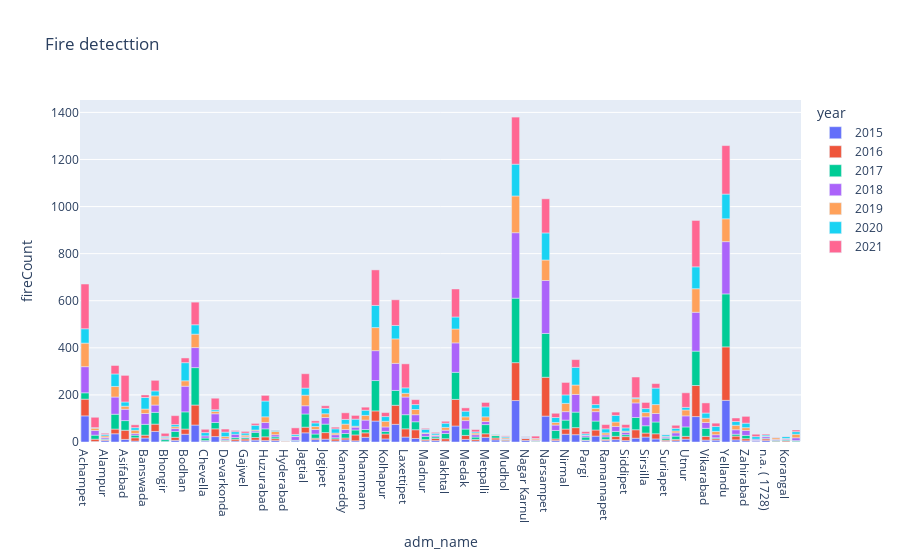

Notebook cell for this chart:
### Code cell
import plotly.express as px


fig = px.bar(df, x="adm_name", y="fireCount", color="year", title="Fire detecttion")
fig.show()

### Figure 1 — Plotly figure (JSON) as saved in the notebook; plotly's stock layout.template omitted (floating-point values rounded to 4 significant figures)
{"data": [{"alignmentgroup": "True", "hovertemplate": "year=2015<br>adm_name=%{x}<br>fireCount=%{y}<extra></extra>", "legendgroup": "2015", "marker": {"color": "#636efa", "pattern": {"shape": ""}}, "name": "2015", "offsetgroup": "2015", "orientation": "v", "showlegend": true, "textposition": "auto", "type": "bar", "x": ["Achampet", "Adilabad", "Alampur", "Armur", "Asifabad", "Atamkur", "Banswada", "Bhadrachalam", "Bhongir", "Boath", "Bodhan", "Borgampad", "Chevella", "Chinnur", "Devarkonda", "Farooq Nagar", "Gajwel", "Hanmakonda", "Huzurabad", "Huzurnagar", "Hyderabad", "Ibrahimpatan", "Jagtial", "Jangaon", "Jogipet", "Kalwakurti", "Kamareddy", "Karimnagar", "Khammam", "Khanapur", "Kolhapur", "Kottagudem", "Laxettipet", "Madhira", "Madnur", "Mahbubnagar", "Makhtal", "Manthani", "Medak", "Medchal", "Metpalli", "Mirialguda", "Mudhol", "Mulug", "Nagar Karnul", "Narayankher", "Narsampet", "Narsapur", "Nirmal", "Nizamabad", "Pargi", "Parkal", "Ramannapet", "Sangareddi", "Siddipet", "Sirpur", "Sirsilla", "Sultanabad", "Suriapet", "Tandur", "Utnur", "Venkatapuram", "Vikarabad", "Wanparthy", "Yellandu", "Yellareddi", "Zahirabad", "n.a. ( 1711)", "n.a. ( 1728)"], "xaxis": "x", "y": [111, 2, 6, 35, 11, 4, 17, 45, 1, 7, 33, 72, 4, 23, 2, 4, 5, 8, 6, 6, 1, 4, 39, 10, 12, 4, 9, 5, 20, 89, 13, 75, 21, 15, 5, 6, 3, 68, 11, 4, 20, 9, 4, 176, 7, 1, 110, 6, 33, 31, 6, 25, 6, 10, 6, 16, 21, 13, 3, 5, 12, 108, 8, 8, 177, 9, 5, 4, 6], "yaxis": "y"}, {"alignmentgroup": "True", "hovertemplate": "year=2016<br>adm_name=%{x}<br>fireCount=%{y}<extra></extra>", "legendgroup": "2016", "marker": {"color": "#EF553B", "pattern": {"shape": ""}}, "name": "2016", "offsetgroup": "2016", "orientation": "v", "showlegend": true, "textposition": "auto", "type": "bar", "x": ["Achampet", "Adilabad", "Alampur", "Armur", "Asifabad", "Atamkur", "Banswada", "Bhadrachalam", "Bhongir", "Boath", "Bodhan", "Borgampad", "Chevella", "Chinnur", "Devarkonda", "Farooq Nagar", "Gadwal", "Gajwel", "Hanmakonda", "Huzurabad", "Huzurnagar", "Hyderabad", "Jagtial", "Jangaon", "Jogipet", "Kalwakurti", "Kamareddy", "Karimnagar", "Khammam", "Khanapur", "Kolhapur", "Korangal", "Kottagudem", "Laxettipet", "Madhira", "Madnur", "Mahbubnagar", "Makhtal", "Manthani", "Medak", "Medchal", "Metpalli", "Mirialguda", "Mudhol", "Mulug", "Nagar Karnul", "Nalgonda", "Narayankher", "Narsampet", "Narsapur", "Nirmal", "Nizamabad", "Pargi", "Parkal", "Ramannapet", "Sangareddi", "Siddipet", "Sirpur", "Sirsilla", "Sultanabad", "Suriapet", "Tandur", "Utnur", "Venkatapuram", "Vikarabad", "Wanparthy", "Yellandu", "Yellareddi", "Zahirabad", "n.a. ( 1711)", "n.a. ( 1728)"], "xaxis": "x", "y": [71, 10, 4, 20, 39, 14, 12, 31, 1, 13, 22, 85, 2, 33, 3, 8, 3, 8, 11, 16, 8, 2, 24, 6, 28, 9, 8, 25, 19, 43, 21, 4, 81, 35, 37, 5, 9, 11, 113, 17, 7, 15, 8, 4, 161, 8, 2, 2, 165, 7, 22, 30, 2, 26, 5, 14, 17, 36, 17, 22, 5, 6, 12, 132, 16, 6, 227, 16, 9, 2, 7], "yaxis": "y"}, {"alignmentgroup": "True", "hovertemplate": "year=2017<br>adm_name=%{x}<br>fireCount=%{y}<extra></extra>", "legendgroup": "2017", "marker": {"color": "#00cc96", "pattern": {"shape": ""}}, "name": "2017", "offsetgroup": "2017", "orientation": "v", "showlegend": true, "textposition": "auto", "type": "bar", "x": ["Achampet", "Adilabad", "Alampur", "Armur", "Asifabad", "Atamkur", "Banswada", "Bhadrachalam", "Bhongir", "Boath", "Bodhan", "Borgampad", "Chevella", "Chinnur", "Devarkonda", "Farooq Nagar", "Gadwal", "Gajwel", "Hanmakonda", "Huzurabad", "Huzurnagar", "Ibrahimpatan", "Jagtial", "Jangaon", "Jogipet", "Kalwakurti", "Kamareddy", "Karimnagar", "Khammam", "Khanapur", "Kolhapur", "Korangal", "Kottagudem", "Laxettipet", "Madhira", "Madnur", "Mahbubnagar", "Makhtal", "Manthani", "Medak", "Medchal", "Metpalli", "Mirialguda", "Mudhol", "Mulug", "Nagar Karnul", "Nalgonda", "Narayankher", "Narsampet", "Narsapur", "Nirmal", "Nizamabad", "Pargi", "Parkal", "Ramannapet", "Sangareddi", "Siddipet", "Sirpur", "Sirsilla", "Sultanabad", "Suriapet", "Tandur", "Utnur", "Venkatapuram", "Vikarabad", "Wanparthy", "Yellandu", "Yellareddi", "Zahirabad", "n.a. ( 1711)", "n.a. ( 1728)"], "xaxis": "x", "y": [27, 17, 3, 63, 41, 11, 46, 50, 8, 25, 73, 159, 11, 27, 3, 7, 4, 6, 22, 34, 8, 3, 56, 18, 36, 5, 19, 21, 14, 129, 11, 4, 63, 60, 34, 14, 7, 22, 115, 27, 10, 39, 10, 3, 274, 1, 4, 2, 186, 36, 38, 66, 13, 38, 11, 21, 8, 52, 31, 50, 8, 14, 40, 146, 34, 4, 225, 8, 14, 1, 3], "yaxis": "y"}, {"alignmentgroup": "True", "hovertemplate": "year=2018<br>adm_name=%{x}<br>fireCount=%{y}<extra></extra>", "legendgroup": "2018", "marker": {"color": "#ab63fa", "pattern": {"shape": ""}}, "name": "2018", "offsetgroup": "2018", "orientation": "v", "showlegend": true, "textposition": "auto", "type": "bar", "x": ["Achampet", "Adilabad", "Alampur", "Armur", "Asifabad", "Atamkur", "Banswada", "Bhadrachalam", "Bhongir", "Boath", "Bodhan", "Borgampad", "Chevella", "Chinnur", "Devarkonda", "Farooq Nagar", "Gadwal", "Gajwel", "Hanmakonda", "Huzurabad", "Huzurnagar", "Ibrahimpatan", "Jagtial", "Jangaon", "Jogipet", "Kalwakurti", "Kamareddy", "Karimnagar", "Khammam", "Khanapur", "Kolhapur", "Korangal", "Kottagudem", "Laxettipet", "Madhira", "Madnur", "Mahbubnagar", "Makhtal", "Manthani", "Medak", "Medchal", "Metpalli", "Mirialguda", "Mudhol", "Mulug", "Nagar Karnul", "Nalgonda", "Narayankher", "Narsampet", "Narsapur", "Nirmal", "Nizamabad", "Pargi", "Parkal", "Ramannapet", "Sangareddi", "Siddipet", "Sirpur", "Sirsilla", "Sultanabad", "Suriapet", "Tandur", "Utnur", "Venkatapuram", "Vikarabad", "Wanparthy", "Yellandu", "Yellareddi", "Zahirabad", "n.a. ( 1711)", "n.a. ( 1728)"], "xaxis": "x", "y": [111, 20, 6, 73, 48, 7, 46, 31, 5, 12, 109, 85, 9, 37, 6, 14, 4, 3, 6, 27, 9, 16, 35, 19, 28, 13, 17, 12, 40, 127, 19, 4, 115, 75, 30, 12, 6, 14, 125, 36, 10, 13, 1, 2, 278, 4, 12, 3, 225, 23, 36, 75, 6, 40, 8, 21, 10, 62, 38, 36, 5, 14, 47, 165, 25, 13, 222, 19, 21, 5, 7], "yaxis": "y"}, {"alignmentgroup": "True", "hovertemplate": "year=2019<br>adm_name=%{x}<br>fireCount=%{y}<extra></extra>", "legendgroup": "2019", "marker": {"color": "#FFA15A", "pattern": {"shape": ""}}, "name": "2019", "offsetgroup": "2019", "orientation": "v", "showlegend": true, "textposition": "auto", "type": "bar", "x": ["Achampet", "Adilabad", "Alampur", "Armur", "Asifabad", "Atamkur", "Banswada", "Bhadrachalam", "Bhongir", "Boath", "Bodhan", "Borgampad", "Chinnur", "Devarkonda", "Gadwal", "Gajwel", "Hanmakonda", "Huzurabad", "Huzurnagar", "Hyderabad", "Ibrahimpatan", "Jagtial", "Jangaon", "Jogipet", "Kalwakurti", "Kamareddy", "Karimnagar", "Khammam", "Khanapur", "Kolhapur", "Korangal", "Kottagudem", "Laxettipet", "Madhira", "Madnur", "Mahbubnagar", "Makhtal", "Manthani", "Medak", "Medchal", "Metpalli", "Mirialguda", "Mudhol", "Mulug", "Nagar Karnul", "Nalgonda", "Narayankher", "Narsampet", "Narsapur", "Nirmal", "Nizamabad", "Pargi", "Parkal", "Ramannapet", "Sangareddi", "Siddipet", "Sirpur", "Sirsilla", "Sultanabad", "Suriapet", "Tandur", "Utnur", "Venkatapuram", "Vikarabad", "Wanparthy", "Yellandu", "Yellareddi", "Zahirabad", "n.a. ( 1728)"], "xaxis": "x", "y": [100, 10, 7, 45, 13, 14, 19, 39, 4, 8, 23, 57, 10, 9, 7, 7, 4, 24, 14, 1, 2, 45, 13, 16, 7, 23, 4, 20, 98, 24, 3, 104, 16, 22, 3, 2, 12, 59, 16, 7, 20, 3, 5, 156, 1, 15, 5, 87, 11, 35, 40, 2, 14, 9, 19, 5, 18, 18, 38, 3, 8, 25, 100, 18, 14, 97, 19, 12, 2], "yaxis": "y"}, {"alignmentgroup": "True", "hovertemplate": "year=2020<br>adm_name=%{x}<br>fireCount=%{y}<extra></extra>", "legendgroup": "2020", "marker": {"color": "#19d3f3", "pattern": {"shape": ""}}, "name": "2020", "offsetgroup": "2020", "orientation": "v", "showlegend": true, "textposition": "auto", "type": "bar", "x": ["Achampet", "Adilabad", "Alampur", "Armur", "Asifabad", "Atamkur", "Banswada", "Bhadrachalam", "Bhongir", "Boath", "Bodhan", "Borgampad", "Chevella", "Chinnur", "Devarkonda", "Farooq Nagar", "Gadwal", "Gajwel", "Hanmakonda", "Huzurabad", "Huzurnagar", "Ibrahimpatan", "Jagtial", "Jangaon", "Jogipet", "Kalwakurti", "Kamareddy", "Karimnagar", "Khammam", "Khanapur", "Kolhapur", "Korangal", "Kottagudem", "Laxettipet", "Madhira", "Madnur", "Mahbubnagar", "Makhtal", "Manthani", "Medak", "Medchal", "Metpalli", "Mirialguda", "Mudhol", "Mulug", "Nagar Karnul", "Nalgonda", "Narayankher", "Narsampet", "Narsapur", "Nirmal", "Nizamabad", "Pargi", "Parkal", "Ramannapet", "Sangareddi", "Siddipet", "Sirpur", "Sirsilla", "Sultanabad", "Suriapet", "Tandur", "Utnur", "Venkatapuram", "Vikarabad", "Wanparthy", "Yellandu", "Yellareddi", "Zahirabad", "n.a. ( 1711)", "n.a. ( 1728)"], "xaxis": "x", "y": [61, 2, 6, 53, 18, 11, 49, 21, 5, 9, 77, 40, 14, 7, 19, 11, 2, 9, 20, 67, 5, 7, 30, 15, 23, 18, 20, 30, 22, 94, 20, 8, 57, 23, 21, 15, 7, 18, 51, 24, 5, 42, 2, 5, 135, 3, 11, 2, 115, 21, 36, 75, 6, 16, 17, 28, 14, 4, 17, 70, 7, 11, 11, 93, 22, 21, 105, 16, 19, 11, 5], "yaxis": "y"}, {"alignmentgroup": "True", "hovertemplate": "year=2021<br>adm_name=%{x}<br>fireCount=%{y}<extra></extra>", "legendgroup": "2021", "marker": {"color": "#FF6692", "pattern": {"shape": ""}}, "name": "2021", "offsetgroup": "2021", "orientation": "v", "showlegend": true, "textposition": "auto", "type": "bar", "x": ["Achampet", "Adilabad", "Alampur", "Armur", "Asifabad", "Atamkur", "Banswada", "Bhadrachalam", "Bhongir", "Boath", "Bodhan", "Borgampad", "Chevella", "Chinnur", "Devarkonda", "Farooq Nagar", "Gadwal", "Gajwel", "Hanmakonda", "Huzurabad", "Huzurnagar", "Ibrahimpatan", "Jagtial", "Jangaon", "Jogipet", "Kalwakurti", "Kamareddy", "Karimnagar", "Khammam", "Khanapur", "Kolhapur", "Korangal", "Kottagudem", "Laxettipet", "Madhira", "Madnur", "Mahbubnagar", "Makhtal", "Manthani", "Medak", "Medchal", "Metpalli", "Mudhol", "Mulug", "Nagar Karnul", "Nalgonda", "Narayankher", "Narsampet", "Narsapur", "Nirmal", "Nizamabad", "Pargi", "Parkal", "Ramannapet", "Sangareddi", "Siddipet", "Sirpur", "Sirsilla", "Sultanabad", "Suriapet", "Tandur", "Utnur", "Venkatapuram", "Vikarabad", "Wanparthy", "Yellandu", "Yellareddi", "Zahirabad", "n.a. ( 1711)", "n.a. ( 1728)"], "xaxis": "x", "y": [190, 44, 5, 36, 113, 12, 11, 45, 13, 38, 20, 96, 14, 49, 13, 5, 1, 7, 8, 24, 1, 28, 61, 9, 11, 7, 28, 16, 13, 151, 17, 1, 109, 102, 21, 4, 4, 8, 119, 14, 10, 19, 3, 200, 1, 7, 10, 145, 18, 53, 33, 9, 37, 18, 14, 14, 88, 26, 19, 1, 13, 62, 197, 43, 14, 206, 15, 29, 10, 4], "yaxis": "y"}], "layout": {"barmode": "relative", "legend": {"title": {"text": "year"}, "tracegroupgap": 0}, "title": {"text": "Fire detecttion"}, "xaxis": {"anchor": "y", "domain": [0, 1], "title": {"text": "adm_name"}}, "yaxis": {"anchor": "x", "domain": [0, 1], "title": {"text": "fireCount"}}}}
